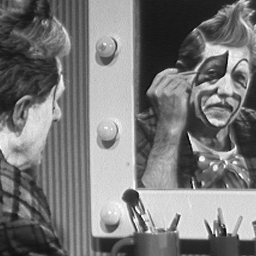
#> input picture img/clown.tif, 256 x 256 px
$ python questao3.py
#> lines starting #> are read from the running program, lines starting #| are printed output that depends on the picture
import cv2 as cv
import numpy as np
from matplotlib import pyplot as plt

def main():
	img_clown = cv.imread("img/clown.tif", 0)
#> img_clown is the input picture: shape (256, 256); min 3, max 255, mean 120.3
	img_mandrill = cv.imread("img/mandrill.tif", 0)
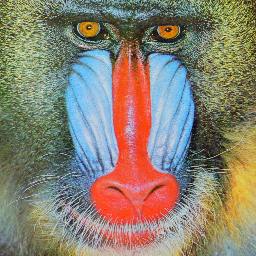
#> input picture img/mandrill.tif, 256 x 256 px
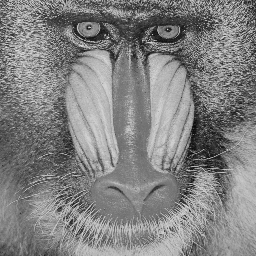
#> img_mandrill: shape (256, 256); min 6, max 231, mean 129.8

	img_clown_dft = cv.dft(np.float32(img_clown), flags=cv.DFT_COMPLEX_OUTPUT)
	img_mandrill_dft = cv.dft(np.float32(img_mandrill), flags=cv.DFT_COMPLEX_OUTPUT)

	# centralizar
	img_clown_fshift = np.fft.fftshift(img_clown_dft)
	img_mandrill_fshift = np.fft.fftshift(img_mandrill_dft)

	img_clown_mag = 20*np.log(cv.magnitude(img_clown_fshift[:,:,0], img_clown_fshift[:,:,1]))
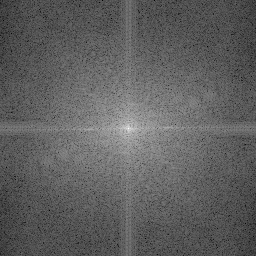
#> img_clown_mag: shape (256, 256) float32; min 43.67, max 317.6, mean 146.6; drawn with min black and max white
	img_mandrill_mag = 20*np.log(cv.magnitude(img_mandrill_fshift[:,:,0], img_mandrill_fshift[:,:,1]))
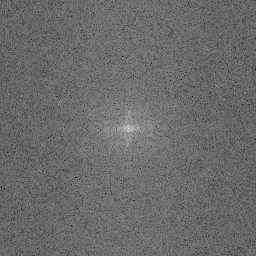
#> img_mandrill_mag: shape (256, 256) float32; min 61.88, max 319.1, mean 170; drawn with min black and max white

	plt.subplot(121),plt.imshow(img_clown, cmap = 'gray')
	plt.title('Input Image'), plt.xticks([]), plt.yticks([])
	plt.subplot(122),plt.imshow(img_clown_mag, cmap = 'gray')
	plt.title('Magnitude Spectrum'), plt.xticks([]), plt.yticks([])
	plt.show()

	plt.subplot(121),plt.imshow(img_mandrill, cmap = 'gray')
	plt.title('Input Image 1'), plt.xticks([]), plt.yticks([])
	plt.subplot(122),plt.imshow(img_mandrill_mag, cmap = 'gray')
	plt.title('Magnitude Spectrum 1'), plt.xticks([]), plt.yticks([])
	plt.show()
main()
